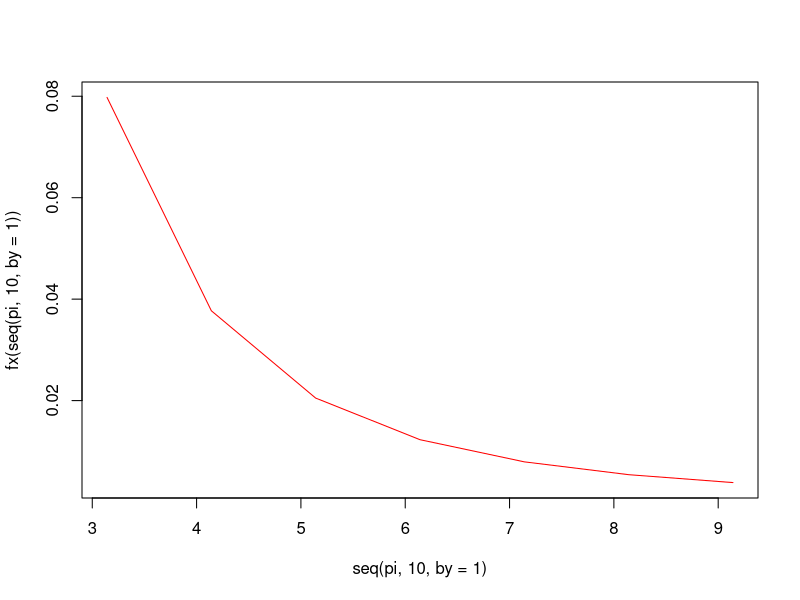
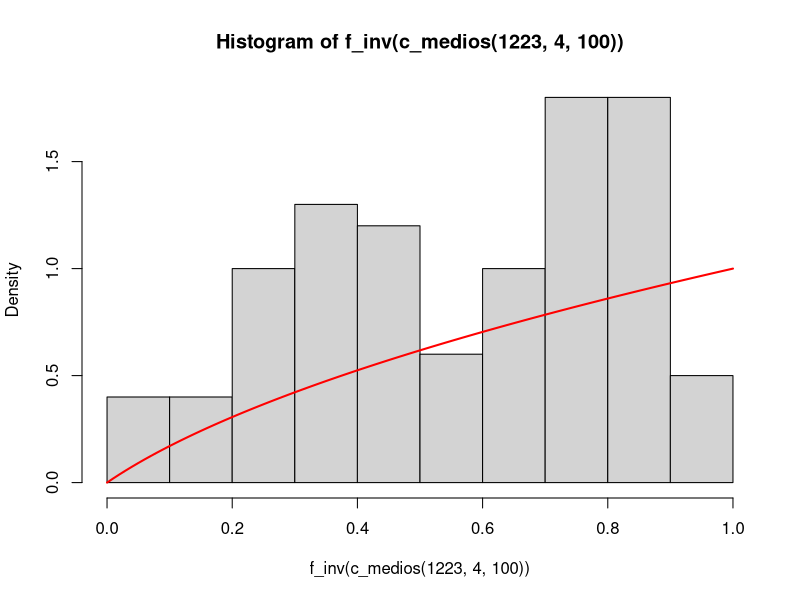
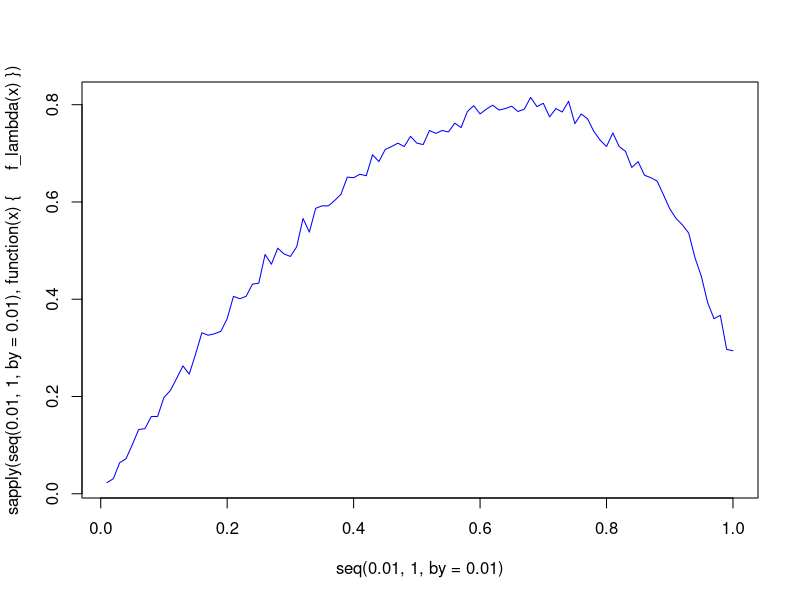

Reproduce these figures in R, in order. (Note: this script raises an error after producing the figures.)
# Solución Primera Prueba - Semestre 2025A

# EJERCICIO 1
# Implementación del Método de los Cuadrados Medios ----
medios <- function(x0, k){ # Función que recibe una semilla y la cantidad de dígitos (par) a considerar
      return(floor((x0^2 - floor(x0^2/10^(2*k - k/2))*10^(2*k - k/2))/10^(k/2)))
}

c_medios <- function(x0, k, n){ # Función que recibe una semilla, la cantidad de dígitos (par) a considerar y la cantidad de números pseudolaeatorios
      x <- numeric(n)
      for(i in 1:n){
            if (i == 1) {
                  x[i] <- medios(x0, k)
            } else {
                  x[i] <- medios(x[i - 1], k)
            }
      }
      return(x/10^k)
}

medios(1223, 4)
c_medios(1223, 4, 50)

# Aproximación de la integral empleando el método de MonteCarlo ----
fx <- function(x){ # Función Original
      return(3*x*(1+x^2)^(-2))
}

plot(seq(pi,10, by=1), fx(seq(pi,10, by=1)), type = "l", col = "red") # La función tiende a cero a medida que x aumenta

hy <- function(y){ # Función transformada
      a <- pi
      b <- 10
      return((b-a)*fx(a + (b-a)*y))
}

mean(hy(c_medios(1223, 4, 100))) # Evaluación de la función transformada
integrate(f = fx, lower = pi, upper = 100) # Evaluación de la integral original

# Aplicación del Método de la Transformada Inversa ----
f_inv <- function(x){
      return(sqrt(2*x + 0.25) - 0.5)
}

hist(f_inv(c_medios(1223, 4, 100)), freq = FALSE)
curve(f_inv, add = TRUE, col = "red", lwd = 2)


# Método de aceptación y rechazo ----
f_ar <- function(x){
      return((2/sqrt(pi))*sqrt(x)*exp(-x))
}

g_ar <- function(x, lambda){
      return(lambda*exp(-lambda*x))
}

h_ar <- function(x, lambda){
      return(ifelse(g_ar(x, lambda) == 0, Inf, f_ar(x)/g_ar(x, lambda)))
}


# Optimización parámetro lambda
f_lambda <- function(vlambda){
      c <- optimize(h_ar, interval = c(0, 10), lambda = vlambda, maximum = TRUE)$objective
      Y <- (-1/vlambda)*log(runif(1000))
      U <- runif(1000)
      X <- ifelse(U <= f_ar(Y)/(c*g_ar(Y, vlambda)), Y, NA)
      return(sum(!is.na(X))/1000) # Porcentaje de aceptación
}

plot(seq(0.01, 1, by=0.01), sapply(seq(0.01, 1, by=0.01), function(x){f_lambda(x)}), type = "l", col = "blue")

f_var <- function(n){
      vlambda <- 2/3
      c <- optimize(h_ar, interval = c(0, 10), lambda = vlambda, maximum = TRUE)$objective
      Y <- (-1/vlambda)*log(runif(n))
      U <- runif(n)
      X <- ifelse(U <= f_ar(Y)/(c*g_ar(Y, vlambda)), Y, NA)
      return(X)
}

f_var(100)

# EJERCICIO 2

# n: número de pólizas
monto <- function(n=1){
      return(sample(c(500, 1000, 2500, 5000), size = n, replace = TRUE, prob = c(0.35, 0.30, 0.25, 0.10)))
}

prima <- function(n){
      return(sample(c(200, 400, 600, 800, 1000), size = n, replace = TRUE, prob = c(0.04, 0.42, 0.29, 0.18, 0.07)))
}
siniestro <- function(n, casos){
      return(ifelse(1:n %in% sample(1:n, replace = FALSE, size = casos), monto() + 180, 0))
}

siniestro(100, 10)

# Generación de tabla de resultados por mes
Tabla <- function(n, vlambda){
      Siniestros_mensuales <- rpois(n=12, lambda = vlambda)
      res <- data.table(Poliza = 1:n,
                 Prima = prima(n),
                 Sin_Enero = siniestro(n, Siniestros_mensuales[1]),
                 Sin_Febrero = siniestro(n, Siniestros_mensuales[2]),
                 Sin_Marzo = siniestro(n, Siniestros_mensuales[3]),
                 Sin_Abril = siniestro(n, Siniestros_mensuales[4]),
                 Sin_Mayo = siniestro(n, Siniestros_mensuales[5]),
                 Sin_Junio = siniestro(n, Siniestros_mensuales[6]),
                 Sin_Julio = siniestro(n, Siniestros_mensuales[7]),
                 Sin_Agosto = siniestro(n, Siniestros_mensuales[8]),
                 Sin_Septiembre = siniestro(n, Siniestros_mensuales[9]),
                 Sin_Octubre = siniestro(n, Siniestros_mensuales[10]),
                 Sin_Noviembre = siniestro(n, Siniestros_mensuales[11]),
                 Sin_Diciembre = siniestro(n, Siniestros_mensuales[12]))
      return(res)
}

T1 <- Tabla(2800, vlambda = 2.8)
T1[, Total_Siniestros := rowSums(.SD), .SDcols = patterns("^Sin_")]
T1[, Perdida_Ganancia := Prima - Total_Siniestros]
# Resultado económico 2800 pólizas
T1[,list(Perdida_Ganancia = sum(Perdida_Ganancia))]

# Porcentaje de asegurados que generan pérdida
T1[, Marca := ifelse(Perdida_Ganancia < 0, 1, 0)]
T1[,list(Porcentaje = mean(Marca))]


# Ahora se incrementa la tasa de siniestralidad
T2 <- Tabla(2800, vlambda = 5.6)
T2[, Total_Siniestros := rowSums(.SD), .SDcols = patterns("^Sin_")]
T2[, Perdida_Ganancia := Prima - Total_Siniestros]
# Resultado económico 2800 pólizas
T2[,list(Perdida_Ganancia = sum(Perdida_Ganancia))]

# Porcentaje de asegurados que generan pérdida
T2[, Marca := ifelse(Perdida_Ganancia < 0, 1, 0)]
T2[,list(Porcentaje = mean(Marca))]





